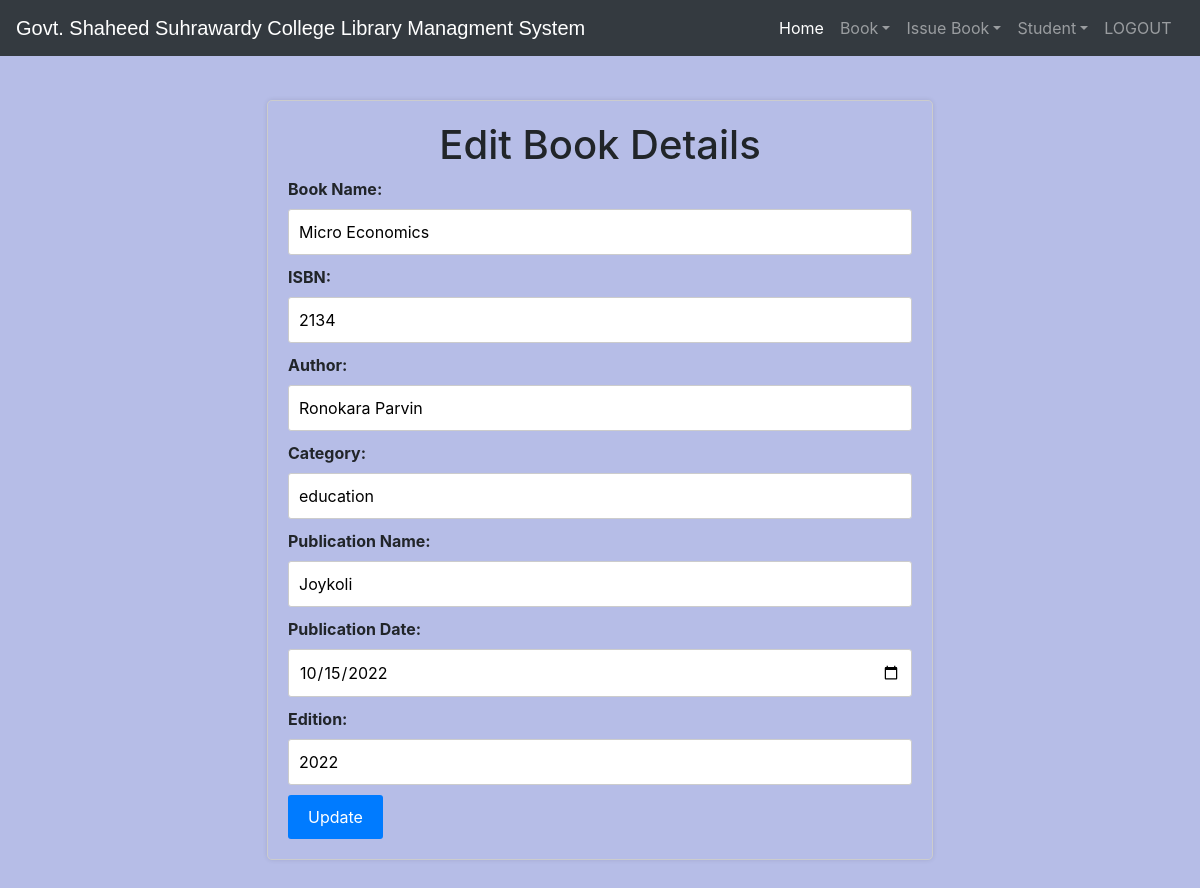
The page /book/8/ (signed in) on the database its author committed.
### library/models.py (models this page shows, shortened)
class Book(models.Model):
    catchoice= [
        ('education', 'Education'),
        ('entertainment', 'Entertainment'),
        ('comics', 'Comics'),
        ('biography', 'Biography'),
        ('history', 'History'),
        ('novel', 'Novel'),
        ('fantasy', 'Fantasy'),
        ('thriller', 'Thriller'),
        ('romance', 'Romance'),
        ('scifi','Sci-Fi')
    ]
    status_choices = [
        ('received', 'Received'),
        ('issued', 'Issued'),
        ('pending','Pending')
    ]
    name=models.CharField(max_length=30)
    isbn=models.PositiveIntegerField()
    author=models.CharField(max_length=40)
    category=models.CharField(max_length=30,choices=catchoice,default='education')
    publication_name = models.CharField(max_length=50, blank=True)
    publication_date = models.DateField(null=True, blank=True)
    edition = models.PositiveIntegerField(null=True, blank=True)
    status = models.CharField(max_length=20, choices=status_choices, default='received')
    requested_by = models.ForeignKey(StudentExtra, on_delete=models.SET_NULL, null=True, blank=True)

### library/views.py (the view, shortened to what this page needs)
# urls.py: path('book/<int:pk>/', views.edit_book, name='edit-book'),
@login_required(login_url='adminlogin')
@user_passes_test(is_admin)
def edit_book(request, pk):
    book = get_object_or_404(Book, pk=pk)
    context = {'book': book}
    return render(request, 'library/editBook.html', context)

### library/views.py (called while the page is built)
def is_admin(user):
    return user.groups.filter(name='ADMIN').exists()

### templates/library/editBook.html (shortened to what this page needs)
<!DOCTYPE html>
<html lang="en" dir="ltr">
  <head>
    <link rel="stylesheet" href="https://stackpath.bootstrapcdn.com/bootstrap/4.3.1/css/bootstrap.min.css">
    <link rel="stylesheet" href="https://maxcdn.bootstrapcdn.com/font-awesome/4.7.0/css/font-awesome.min.css">
  </head>
  <body>
    {% include "library/navbaradmin.html" %}
    <div class="container">
        <form method="post" class="edit-form">
            <h1 class='title-edit'>Edit Book Details</h1>
            <label for="name">Book Name:</label>
            <input type="text" name="name" value="{{ book.name }}"><br>
            <label for="isbn">ISBN:</label>
            <input type="text" name="isbn" value="{{ book.isbn }}"><br>
            <label for="author">Author:</label>
            <input type="text" name="author" value="{{ book.author }}"><br>
            <label for="category">Category:</label>
            <input type="text" name="category" value="{{ book.category }}"><br>
            <label for="publication_name">Publication Name:</label>
            <input type="text" name="publication_name" value="{{ book.publication_name }}"><br>
            <label for="publication_date">Publication Date:</label>
            <input type="date" name="publication_date" value="{{ book.publication_date|date:'Y-m-d' }}"><br>
            <label for="edition">Edition:</label>
            <input type="text" name="edition" value="{{ book.edition }}"><br>
            <button type="submit" class="btn-update">Update</button>
        </form>
    </div>
    <div class="spacer"></div>
    {% include "library/footer.html" %}
</body>
</html>

### templates/library/editBook.html (style rules this page uses)
body { color: #aa082e; background-color: #b6bde7 !important; font-family: 'Roboto', sans-serif; }
.container { margin-top: 100px; }
.title-edit { text-align: center; }
.edit-form { width: 60%; margin: 0 auto; padding: 20px; border: 1px solid #ccc; border-radius: 5px; box-shadow: 0px 0px 5px rgba(0, 0, 0, 0.1); }
.edit-form label { font-weight: bold; }
.edit-form input[type="text"], .edit-form input[type="date"] { width: 100%; padding: 10px; margin-bottom: 10px; border: 1px solid #ccc; border-radius: 3px; }
.btn-update { padding: 10px 20px; background-color: #007bff; color: white; border: none; border-radius: 3px; cursor: pointer; }
.spacer { height: 100px; }

### rows shown on the page
Book: name "Micro Economics", isbn "2134", author "Ronokara Parvin", category "education", publication_name "Joykoli", publication_date "10/15/2022", edition "2022"
